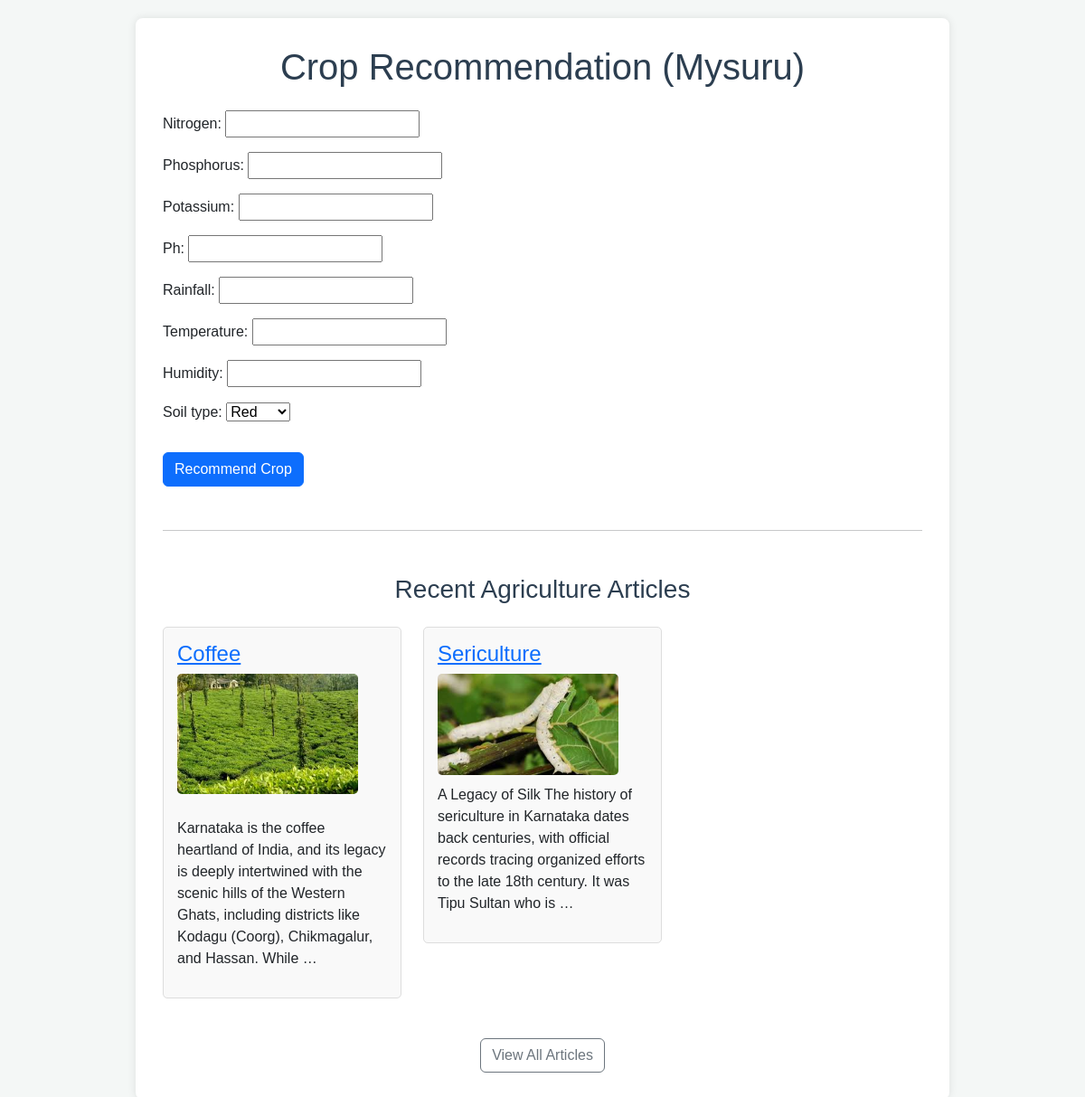
The app's page / (signed in) with its own data.
### crop/models.py (models this page shows, shortened)
class Article(models.Model):
    title = models.CharField(max_length=200)
    content = RichTextUploadingField()
    image = models.ImageField(upload_to='article_images/', null=True, blank=True)
    posted_at = models.DateTimeField(auto_now_add=True)

### crop/views.py (the view, shortened to what this page needs)
# urls.py: path('', views.index, name='index'),
def index(request):
    if not request.user.is_authenticated:
        return redirect('login') # 'login' is the name of the URL pattern for the login page
    form = SoilDataForm()
    recommended_crop_result = None
    articles = Article.objects.order_by('-posted_at')[:3]
    context = {
        'form': form,
        'result': recommended_crop_result,
        'articles': articles
    }
    return render(request, 'crop/index.html', context)

### crop/templates/crop/index.html (shortened to what this page needs)
<!DOCTYPE html>
<html lang="en">
<head>
    <link href="https://cdn.jsdelivr.net/npm/bootstrap@5.3.2/dist/css/bootstrap.min.css" rel="stylesheet">
</head>
<body>
    <div class="container">
        <h1 class="text-center mb-4">Crop Recommendation (Mysuru)</h1>
        <form method="post" class="mb-5">
            {{ form.as_p }}
            <button type="submit" class="btn btn-primary mt-3">Recommend Crop</button>
        </form>
        <hr>
        <h3 class="mt-5 mb-4 text-center">Recent Agriculture Articles</h3>
        <div class="row">
            {% for article in articles %}
                <div class="col-md-4">
                    <div class="article-card">
                        <h4><a href="{% url 'article_detail' article.pk %}">{{ article.title }}</a></h4>
                        {% if article.image %}
                            <img src="{{ article.image.url }}" alt="{{ article.title }}" width="200" class="img-fluid">
                        {% endif %}
                        <p>{{ article.content|truncatewords:30|safe }}</p>
                    </div>
                </div>
            {% endfor %}
        </div>
        <div class="text-center mt-4">
            <a href="{% url 'article_list' %}" class="btn btn-outline-secondary">View All Articles</a>
        </div>
    </div>
</body>
</html>

### crop/templates/crop/index.html (style rules this page uses)
body { font-family: sans-serif; padding: 20px; background-color: #f4f7f6; }
.container { max-width: 900px; margin: auto; background-color: #fff; padding: 30px; border-radius: 8px; box-shadow: 0 0 10px rgba(0,0,0,0.1); }
h1, h2, h3 { color: #2c3e50; }
.article-card { margin-bottom: 20px; border: 1px solid #ddd; padding: 15px; border-radius: 5px; background-color: #f9f9f9; }
.article-card img { max-width: 100%; height: auto; border-radius: 5px; margin-bottom: 10px; }

### records on screen
Article: title "Coffee", image (picture), content "Karnataka is the coffee heartland of India, and its legacy is deeply intertwined with the scenic hills of the Western Ghats, including districts like Kodagu (Coorg), Chikmagalur, and Hassan. While …"
Article: title "Sericulture", image (picture), content "A Legacy of Silk The history of sericulture in Karnataka dates back centuries, with official records tracing organized efforts to the late 18th century. It was Tipu Sultan who is …"
